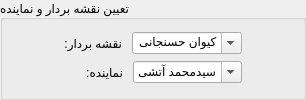
            <widget class="QGroupBox" name="groupBox_4">
             <property name="maximumSize">
              <size>
               <width>16777215</width>
               <height>200</height>
              </size>
             </property>
             <property name="toolTip">
              <string>تعیین کردن نقشه بردار و نماینده اداره ثبت برای بازدید</string>
             </property>
             <property name="title">
              <string>تعیین نقشه بردار و نماینده</string>
             </property>
             <layout class="QVBoxLayout" name="verticalLayout_2">
              <item>
               <layout class="QHBoxLayout" name="horizontalLayout_DarkhastKonande">
                <property name="spacing">
                 <number>10</number>
                </property>
                <property name="leftMargin">
                 <number>10</number>
                </property>
                <property name="topMargin">
                 <number>0</number>
                </property>
                <property name="rightMargin">
                 <number>10</number>
                </property>
                <property name="bottomMargin">
                 <number>0</number>
                </property>
                <item>
                 <spacer name="horizontalSpacer_5">
                  <property name="orientation">
                   <enum>Qt::Horizontal</enum>
                  </property>
                  <property name="sizeType">
                   <enum>QSizePolicy::Fixed</enum>
                  </property>
                  <property name="sizeHint" stdset="0">
                   <size>
                    <width>40</width>
                    <height>20</height>
                   </size>
                  </property>
                 </spacer>
                </item>
                <item>
                 <widget class="QLabel" name="label_3">
                  <property name="maximumSize">
                   <size>
                    <width>110</width>
                    <height>16777215</height>
                   </size>
                  </property>
                  <property name="toolTip">
                   <string>نقشه بردار را مشخص کنید</string>
                  </property>
                  <property name="statusTip">
                   <string/>
                  </property>
                  <property name="text">
                   <string>نقشه بردار:</string>
                  </property>
                 </widget>
                </item>
                <item>
                 <widget class="QComboBox" name="comboBox_naghshebardar">
                  <property name="sizePolicy">
                   <sizepolicy hsizetype="Preferred" vsizetype="Fixed">
                    <horstretch>0</horstretch>
                    <verstretch>0</verstretch>
                   </sizepolicy>
                  </property>
                  <property name="cursor">
                   <cursorShape>PointingHandCursor</cursorShape>
                  </property>
                  <property name="toolTip">
                   <string>نقشه بردار را مشخص کنید</string>
                  </property>
                  <property name="statusTip">
                   <string/>
                  </property>
                  <property name="editable">
                   <bool>true</bool>
                  </property>
                  <property name="currentText">
                   <string>کیوان حسنجانی</string>
                  </property>
                  <item>
                   <property name="text">
                    <string>کیوان حسنجانی</string>
                   </property>
                  </item>
                  <item>
                   <property name="text">
                    <string>سایر</string>
                   </property>
                  </item>
                 </widget>
                </item>
                <item>
                 <spacer name="horizontalSpacer_6">
                  <property name="orientation">
                   <enum>Qt::Horizontal</enum>
                  </property>
                  <property name="sizeType">
                   <enum>QSizePolicy::Fixed</enum>
                  </property>
                  <property name="sizeHint" stdset="0">
                   <size>
                    <width>40</width>
                    <height>20</height>
                   </size>
                  </property>
                 </spacer>
                </item>
               </layout>
              </item>
              <item>
               <layout class="QHBoxLayout" name="horizontalLayout_DarkhastKonande_2">
                <property name="spacing">
                 <number>10</number>
                </property>
                <property name="leftMargin">
                 <number>10</number>
                </property>
                <property name="topMargin">
                 <number>0</number>
                </property>
                <property name="rightMargin">
                 <number>10</number>
                </property>
                <property name="bottomMargin">
                 <number>0</number>
                </property>
                <item>
                 <spacer name="horizontalSpacer_7">
                  <property name="orientation">
                   <enum>Qt::Horizontal</enum>
                  </property>
                  <property name="sizeType">
                   <enum>QSizePolicy::Fixed</enum>
                  </property>
                  <property name="sizeHint" stdset="0">
                   <size>
                    <width>40</width>
                    <height>20</height>
                   </size>
                  </property>
                 </spacer>
                </item>
                <item>
                 <widget class="QLabel" name="label_4">
                  <property name="maximumSize">
                   <size>
                    <width>110</width>
                    <height>16777215</height>
                   </size>
                  </property>
                  <property name="toolTip">
                   <string>نماینده را مشخص کنید</string>
                  </property>
                  <property name="statusTip">
                   <string/>
                  </property>
                  <property name="text">
                   <string>نماینده:</string>
                  </property>
                 </widget>
                </item>
                <item>
                 <widget class="QComboBox" name="comboBox_namaiande">
                  <property name="sizePolicy">
                   <sizepolicy hsizetype="Preferred" vsizetype="Fixed">
                    <horstretch>0</horstretch>
                    <verstretch>0</verstretch>
                   </sizepolicy>
                  </property>
                  <property name="cursor">
                   <cursorShape>PointingHandCursor</cursorShape>
                  </property>
                  <property name="toolTip">
                   <string>نماینده را مشخص کنید</string>
                  </property>
                  <property name="statusTip">
                   <string/>
                  </property>
                  <property name="editable">
                   <bool>true</bool>
                  </property>
                  <property name="currentText">
                   <string>سیدمحمد آتشی</string>
                  </property>
                  <item>
                   <property name="text">
                    <string>سیدمحمد آتشی</string>
                   </property>
                  </item>
                  <item>
                   <property name="text">
                    <string>علی رحمانی</string>
                   </property>
                  </item>
                  <item>
                   <property name="text">
                    <string>سایر</string>
                   </property>
                  </item>
                 </widget>
                </item>
                <item>
                 <spacer name="horizontalSpacer_8">
                  <property name="orientation">
                   <enum>Qt::Horizontal</enum>
                  </property>
                  <property name="sizeType">
                   <enum>QSizePolicy::Fixed</enum>
                  </property>
                  <property name="sizeHint" stdset="0">
                   <size>
                    <width>40</width>
                    <height>20</height>
                   </size>
                  </property>
                 </spacer>
                </item>
               </layout>
              </item>
             </layout>
            </widget>
